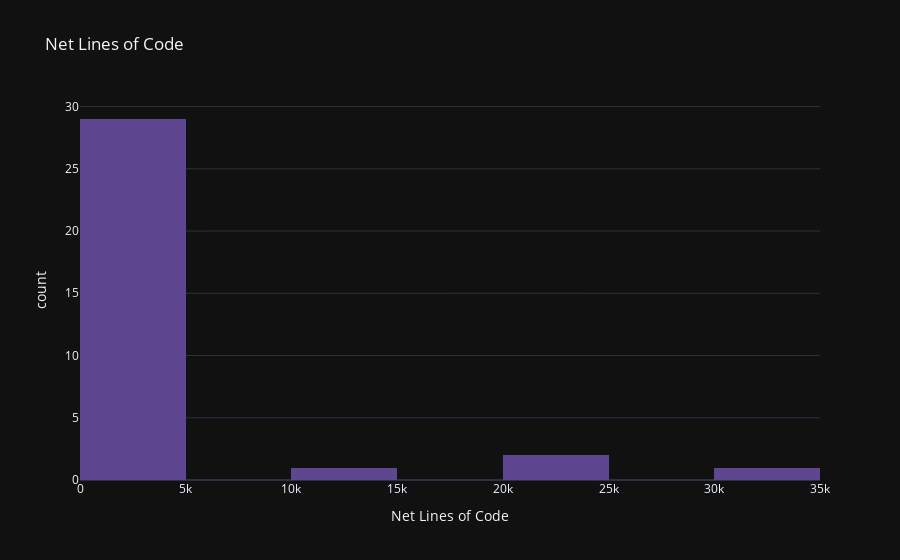

Source (notebook cell):
### Code cell
# Histogram of net lines of code
fig = px.histogram(df_commits,
                   x="net_lines",
                   title='Net Lines of Code',
                   labels={'net_lines': 'Net Lines of Code'},
                   template=template,
                   color_discrete_sequence=theme)
fig.show()

### Figure 1 — Plotly figure (JSON) as saved in the notebook; plotly's stock layout.template omitted (floating-point values rounded to 4 significant figures)
{"data": [{"alignmentgroup": "True", "bingroup": "x", "hovertemplate": "Net Lines of Code=%{x}<br>count=%{y}<extra></extra>", "legendgroup": "", "marker": {"color": "rgb(95, 70, 144)", "pattern": {"shape": ""}}, "name": "", "offsetgroup": "", "orientation": "v", "showlegend": false, "type": "histogram", "x": [131, 0, 109, 249, 6, 69, 97, 1, 12960, 20693, 18, 1, 3, 2, 8, 2, 2, 2, 2, 48, 2, 2, 3869, 2, 34060, 2251, 2, 2, 25, 2, 107, 2, 22115], "xaxis": "x", "yaxis": "y"}], "layout": {"barmode": "relative", "legend": {"tracegroupgap": 0}, "title": {"text": "Net Lines of Code"}, "xaxis": {"anchor": "y", "domain": [0, 1], "title": {"text": "Net Lines of Code"}}, "yaxis": {"anchor": "x", "domain": [0, 1], "title": {"text": "count"}}}}
